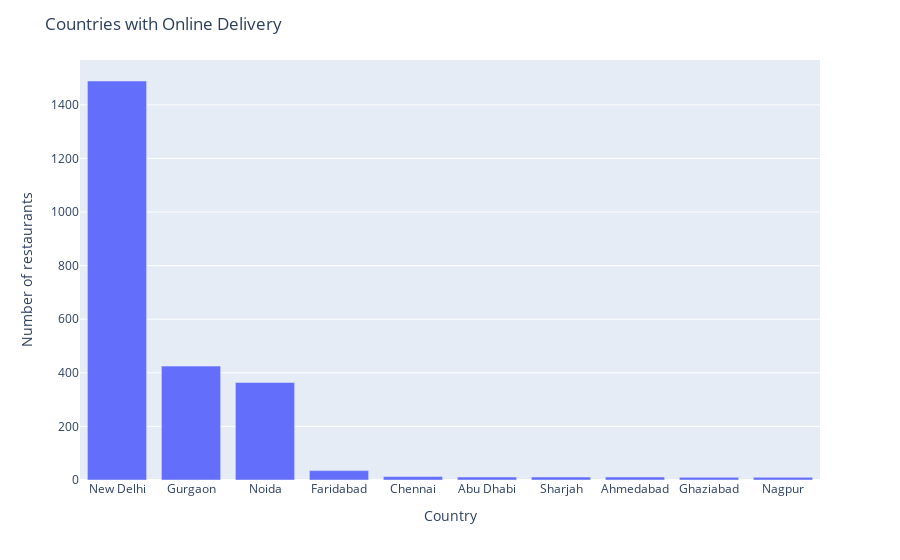

Notebook source saved alongside this figure:
### Code cell
import plotly.express as px
fig = px.bar(final_df[final_df['Has Online delivery']=='Yes']['City'].value_counts().head(10),
             x=final_df[final_df['Has Online delivery']=='Yes']['City'].value_counts().head(10).index,
             y=final_df[final_df['Has Online delivery']=='Yes']['City'].value_counts().head(10).values)
fig.update_layout(title='Countries with Online Delivery')
fig.update_xaxes(title_text='Country')
fig.update_yaxes(title_text='Number of restaurants')
fig.show()

### Figure 1 — Plotly figure (JSON) as saved in the notebook; plotly's stock layout.template omitted (floating-point values rounded to 4 significant figures)
{"data": [{"alignmentgroup": "True", "hovertemplate": "x=%{x}<br>y=%{y}<extra></extra>", "legendgroup": "", "marker": {"color": "#636efa", "pattern": {"shape": ""}}, "name": "", "offsetgroup": "", "orientation": "v", "showlegend": false, "textposition": "auto", "type": "bar", "x": ["New Delhi", "Gurgaon", "Noida", "Faridabad", "Chennai", "Abu Dhabi", "Sharjah", "Ahmedabad", "Ghaziabad", "Nagpur"], "xaxis": "x", "y": [1489, 425, 364, 35, 13, 11, 11, 11, 10, 10], "yaxis": "y"}], "layout": {"barmode": "relative", "legend": {"tracegroupgap": 0}, "margin": {"t": 60}, "title": {"text": "Countries with Online Delivery"}, "xaxis": {"anchor": "y", "domain": [0, 1], "title": {"text": "Country"}}, "yaxis": {"anchor": "x", "domain": [0, 1], "title": {"text": "Number of restaurants"}}}}
